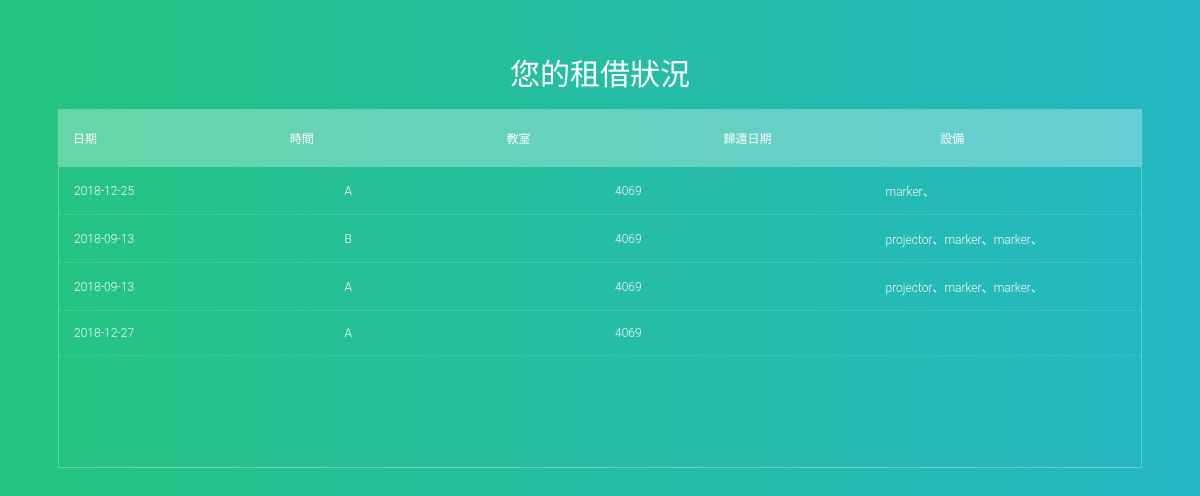
Page /personal_page/index.php (signed in) on the committed database.
### tables this page shows
CREATE TABLE `Apply` (
  `userid` varchar(10) NOT NULL,
  `classid` varchar(10) NOT NULL,
  `office` varchar(10) NOT NULL,
  `purpose` text NOT NULL,
  `return_date` date NOT NULL,
  `borrower` varchar(10) NOT NULL,
  `date` date NOT NULL,
  `course_time` varchar(2) NOT NULL,
  `day` varchar(10) NOT NULL
);

### personal_page/index.php (the view, shortened to what this page needs)
<?php
  $name=$_SESSION['login_name'];
  $sql="SELECT *FROM `Apply` WHERE `borrower`= '$name'";
  $result=mysqli_query($_SESSION['link'],$sql);
?>
<!DOCTYPE html>
<html lang="en">
<head>
</head>
<body>
  <section>
  <h1>您的租借狀況</h1>
  <div class="tbl-header" style="font-size: 20px;">
    <table cellpadding="0" cellspacing="0" border="0" >
      <thead>
        <tr>
          <th>日期</th>
          <th>時間</th>
          <th>教室</th>
          <th>歸還日期</th>
          <th>設備</th>
        </tr>
      </thead>
    </table>
  </div>
  <div class="tbl-content">
    <table cellpadding="0" cellspacing="0" border="0">
      <tbody style="text-align: center;">
      <?php
        while ($row=mysqli_fetch_assoc($result)) {
          echo "<tr>";
          echo "<td>$row[date]</td>";
          echo "<td>$row[course_time]</td>";
          echo "<td>$row[classid]</td>";
          echo "<td>";
          $sql_equip_srch="SELECT `equipid` FROM `Classroom_with_Equip` WHERE `date`='$row[date]'AND `userid`='$_SESSION[login_id]'";
          $result_equip_srch=mysqli_query($_SESSION['link'],$sql_equip_srch);
          while ($row1=mysqli_fetch_assoc($result_equip_srch)) {
                echo $row1['equipid'];
                echo "、";
          }
          echo "</td>";
          echo "</tr>";
        }
      ?>
      </tbody>
    </table>
  </div>
</section>
</body>
</html>

### personal_page/index.php (style rules this page uses)
h1 { font-size: 30px; color: #fff; text-transform: uppercase; font-weight: 300; text-align: center; margin-bottom: 15px; }
table { width:100%; table-layout: fixed; }
.tbl-header { background-color: rgba(255,255,255,0.3); }
.tbl-content { height:300px; overflow-x:auto; margin-top: 0px; border: 1px solid rgba(255,255,255,0.3); }
th { padding: 20px 15px; text-align: left; font-weight: 500; font-size: 12px; color: #fff; text-transform: uppercase; }
td { padding: 15px; text-align: left; vertical-align:middle; font-weight: 300; font-size: 12px; color: #fff; border-bottom: solid 1px rgba(255,255,255,0.1); }
body { background: -webkit-linear-gradient(left, #25c481, #25b7c4); background: linear-gradient(to right, #25c481, #25b7c4); font-family: 'Roboto', sans-serif; }
section { margin: 50px; }

### rows in the picture
apply: date "2018-12-25", course_time "A", classid "4069", equipid "marker"
apply: date "2018-09-13", course_time "B", classid "4069", equipid "projector", equipid "marker"
apply: date "2018-09-13", course_time "A", classid "4069", equipid "projector", equipid "marker"
apply: date "2018-12-27", course_time "A", classid "4069"
